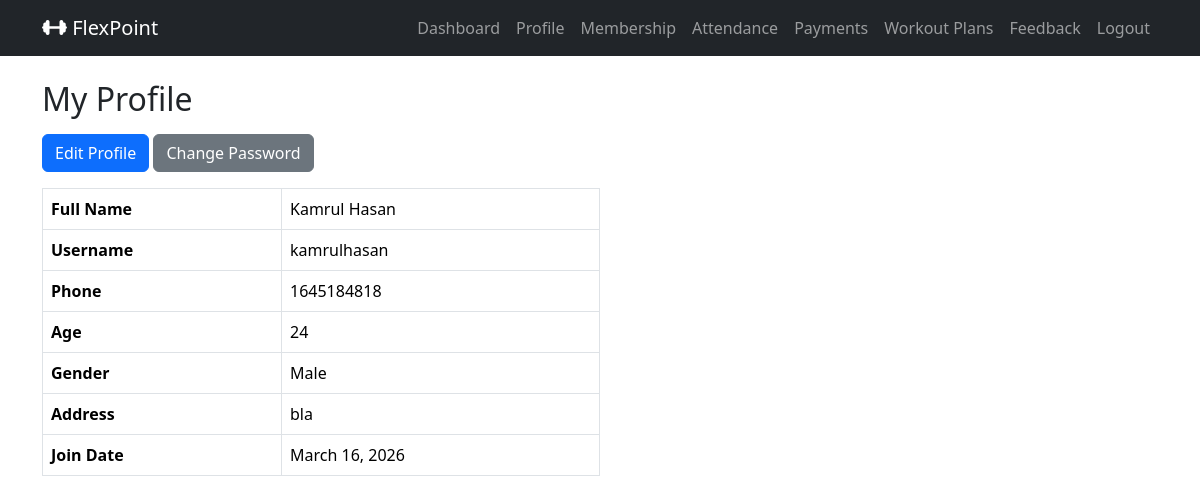
/member_profile/ (signed in), run on an earlier commit of the app's database.
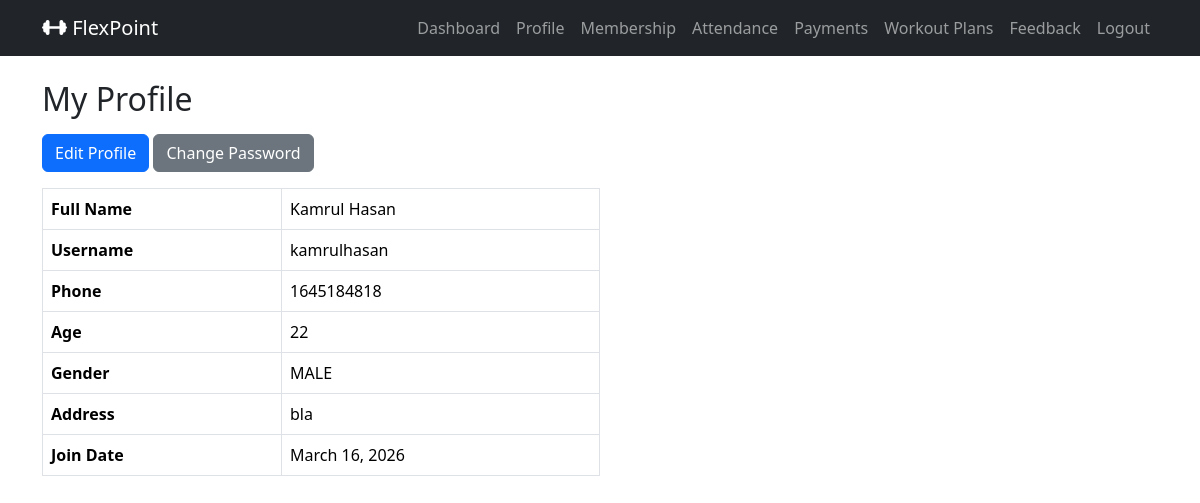
And on a later commit of the database.
### gymapp/models.py (models this page shows, shortened)
class MemberProfile(models.Model):
    GENDER_CHOICES = (
        ('MALE', 'Male'),
        ('FEMALE', 'Female'),
        ('OTHER', 'Other'),
    )
    user             = models.OneToOneField(settings.AUTH_USER_MODEL, on_delete=models.CASCADE, related_name='member_profile')
    full_name        = models.CharField(max_length=100)
    mobile           = models.BigIntegerField()
    age              = models.PositiveIntegerField(null=True, blank=True)
    gender           = models.CharField(max_length=10, choices=GENDER_CHOICES, null=True, blank=True)
    address          = models.TextField(blank=True)
    join_date        = models.DateField(default=timezone.now)
    plan             = models.ForeignKey(MembershipPlan, on_delete=models.SET_NULL, null=True, blank=True, related_name='members')
    trainer          = models.ForeignKey(Trainer, on_delete=models.SET_NULL, null=True, blank=True, related_name='members')
    membership_start = models.DateField(null=True, blank=True)
    membership_end   = models.DateField(null=True, blank=True)

class User(AbstractUser):
    ROLE_CHOICES = [
        ('ADMIN' , 'Admin'),
        ('MEMBER' , 'Member'),
    ]
    role = models.CharField(max_length=20, choices=ROLE_CHOICES, default='MEMBER')

### gymapp/views.py (the view)
    def wrapper(request, *args, **kwargs):
        if not request.user.is_authenticated or getattr(request.user, 'role', None) != 'MEMBER':
            messages.error(request, 'You must be a Member to access this page.')
            return redirect('member_login_view')
        return view_func(request, *args, **kwargs)

### gymapp/views.py (called while the page is built)
def member_required(view_func):
    def wrapper(request, *args, **kwargs):
        if not request.user.is_authenticated or getattr(request.user, 'role', None) != 'MEMBER':
            messages.error(request, 'You must be a Member to access this page.')
            return redirect('member_login_view')
        return view_func(request, *args, **kwargs)
    return wrapper

@member_required
def member_profile(request):
    member = request.user.member_profile
    return render(request, 'member_profile.html', {'member':member})

### gymapp/templates/member_profile.html
{% extends 'base.html' %}
{% block content %}
<h2 class="mb-3">My Profile</h2>
<div class="mb-3">
    <a href="{% url 'member_profile_edit' %}" class="btn btn-primary">Edit Profile</a>
    <a href="{% url 'member_change_password' %}" class="btn btn-secondary">Change Password</a>
</div>
<table class="table table-bordered w-50">
    <tr>
        <th>Full Name</th>
        <td>{{ member.full_name }}</td>
    </tr>
    <tr>
        <th>Username</th>
        <td>{{ member.user.username }}</td>
    </tr>
    <tr>
        <th>Phone</th>
        <td>{{ member.mobile }}</td>
    </tr>
    <tr>
        <th>Age</th>
        <td>{{ member.age }}</td>
    </tr>
    <tr>
        <th>Gender</th>
        <td>{{ member.gender }}</td>
    </tr>
    <tr>
        <th>Address</th>
        <td>{{ member.address }}</td>
    </tr>
    <tr>
        <th>Join Date</th>
        <td>{{ member.join_date }}</td>
    </tr>
</table>
{% endblock %}

What changed in the data, as far as the page shows it:
changed MemberProfile "Kamrul Hasan": age "24" → "22"; gender "Male" → "MALE"
